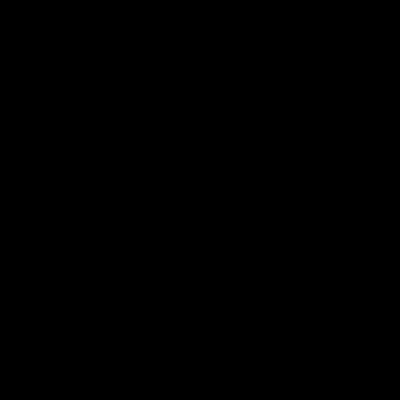
Frame 1 (no input)
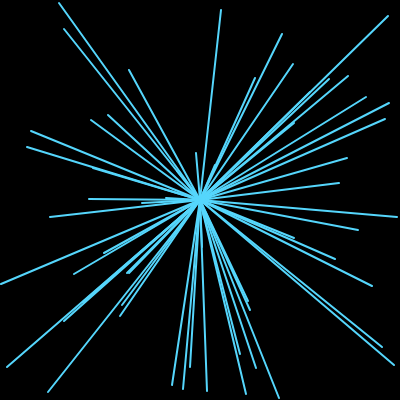
Frame 60 (no input)
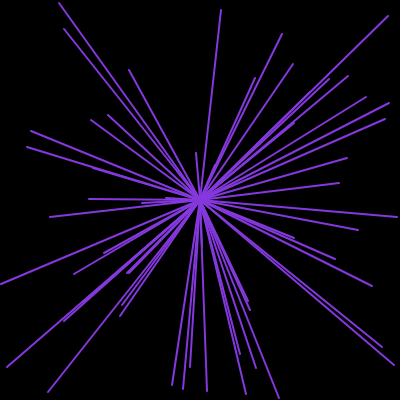
Frame 120 (the mouse pressed at the canvas centre since frame 60)

The p5.js sketch that drew these frames (run headless with seeded random() and noise() and a simulated clock; from frame 60 on, the mouse is pressed at the canvas centre):

// p5.js sketch
// ── sketch.js
const WIDTH = 400
const HEIGHT = 400

function setup() {
  createCanvas(WIDTH, HEIGHT);
}

const random = (max) => {
  return Math.floor(Math.random() * max)
}

let x_values = []
let y_values = []

for (let i = 0; i < random(50)+50; i++) {
  x_values.push(random(WIDTH));
  y_values.push(random(HEIGHT));
}

function draw() {
  background(0);
  // circle(width/2, height/2, 18)
  // fill(50, 700, 609);

  x_values.forEach((x, index) => {
    line(width / 2, height / 2, x, y_values[index]); 
  })
  

  stroke('#'+(0x1000000+(Math.random())*0xffffff).toString(16).substr(1,6));
  strokeWeight(2);
}
